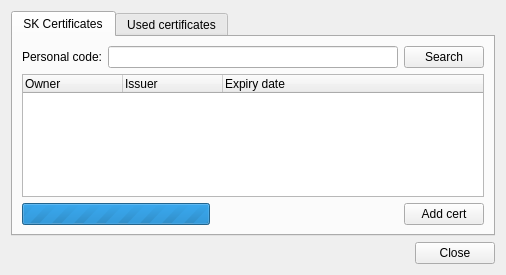
<?xml version="1.0" encoding="UTF-8"?>
<ui version="4.0">
 <class>KeyAddDialog</class>
 <widget class="QWidget" name="KeyAddDialog">
  <property name="geometry">
   <rect>
    <x>0</x>
    <y>0</y>
    <width>506</width>
    <height>275</height>
   </rect>
  </property>
  <property name="windowTitle">
   <string>Add Recipient</string>
  </property>
  <layout class="QVBoxLayout" name="verticalLayout">
   <item>
    <widget class="QTabWidget" name="tabWidget">
     <property name="currentIndex">
      <number>0</number>
     </property>
     <widget class="QWidget" name="skCerts">
      <attribute name="title">
       <string>SK Certificates</string>
      </attribute>
      <layout class="QVBoxLayout" name="skCertsLayout">
       <item>
        <layout class="QHBoxLayout" name="searchLayout">
         <item>
          <widget class="QLabel" name="sscodeLabel">
           <property name="text">
            <string>Personal code:</string>
           </property>
          </widget>
         </item>
         <item>
          <widget class="QLineEdit" name="sscode">
           <property name="maxLength">
            <number>11</number>
           </property>
          </widget>
         </item>
         <item>
          <widget class="QPushButton" name="search">
           <property name="text">
            <string>Search</string>
           </property>
          </widget>
         </item>
        </layout>
       </item>
       <item>
        <widget class="QTreeWidget" name="skView">
         <property name="horizontalScrollBarPolicy">
          <enum>Qt::ScrollBarAlwaysOff</enum>
         </property>
         <property name="rootIsDecorated">
          <bool>false</bool>
         </property>
         <column>
          <property name="text">
           <string>Owner</string>
          </property>
         </column>
         <column>
          <property name="text">
           <string>Issuer</string>
          </property>
         </column>
         <column>
          <property name="text">
           <string>Expiry date</string>
          </property>
         </column>
        </widget>
       </item>
       <item>
        <layout class="QHBoxLayout" name="skCertsAddLayout">
         <item>
          <widget class="QProgressBar" name="progress">
           <property name="maximum">
            <number>0</number>
           </property>
          </widget>
         </item>
         <item>
          <spacer name="skCertsAddSpacer">
           <property name="orientation">
            <enum>Qt::Horizontal</enum>
           </property>
           <property name="sizeHint" stdset="0">
            <size>
             <width>40</width>
             <height>20</height>
            </size>
           </property>
          </spacer>
         </item>
         <item>
          <widget class="QPushButton" name="add">
           <property name="text">
            <string>Add cert</string>
           </property>
          </widget>
         </item>
        </layout>
       </item>
      </layout>
     </widget>
     <widget class="QWidget" name="used">
      <attribute name="title">
       <string>Used certificates</string>
      </attribute>
      <layout class="QVBoxLayout" name="storeLayout">
       <item>
        <widget class="QTreeWidget" name="usedView">
         <property name="horizontalScrollBarPolicy">
          <enum>Qt::ScrollBarAlwaysOff</enum>
         </property>
         <property name="rootIsDecorated">
          <bool>false</bool>
         </property>
         <column>
          <property name="text">
           <string>Owner</string>
          </property>
         </column>
         <column>
          <property name="text">
           <string>Issuer</string>
          </property>
         </column>
         <column>
          <property name="text">
           <string>Expiry date</string>
          </property>
         </column>
        </widget>
       </item>
      </layout>
     </widget>
    </widget>
   </item>
   <item>
    <widget class="QDialogButtonBox" name="buttonBox">
     <property name="standardButtons">
      <set>QDialogButtonBox::Close</set>
     </property>
    </widget>
   </item>
  </layout>
 </widget>
 <resources/>
 <connections>
  <connection>
   <sender>sscode</sender>
   <signal>returnPressed()</signal>
   <receiver>search</receiver>
   <slot>click()</slot>
   <hints>
    <hint type="sourcelabel">
     <x>252</x>
     <y>51</y>
    </hint>
    <hint type="destinationlabel">
     <x>454</x>
     <y>51</y>
    </hint>
   </hints>
  </connection>
  <connection>
   <sender>buttonBox</sender>
   <signal>rejected()</signal>
   <receiver>KeyAddDialog</receiver>
   <slot>close()</slot>
   <hints>
    <hint type="sourcelabel">
     <x>252</x>
     <y>254</y>
    </hint>
    <hint type="destinationlabel">
     <x>252</x>
     <y>137</y>
    </hint>
   </hints>
  </connection>
 </connections>
</ui>
